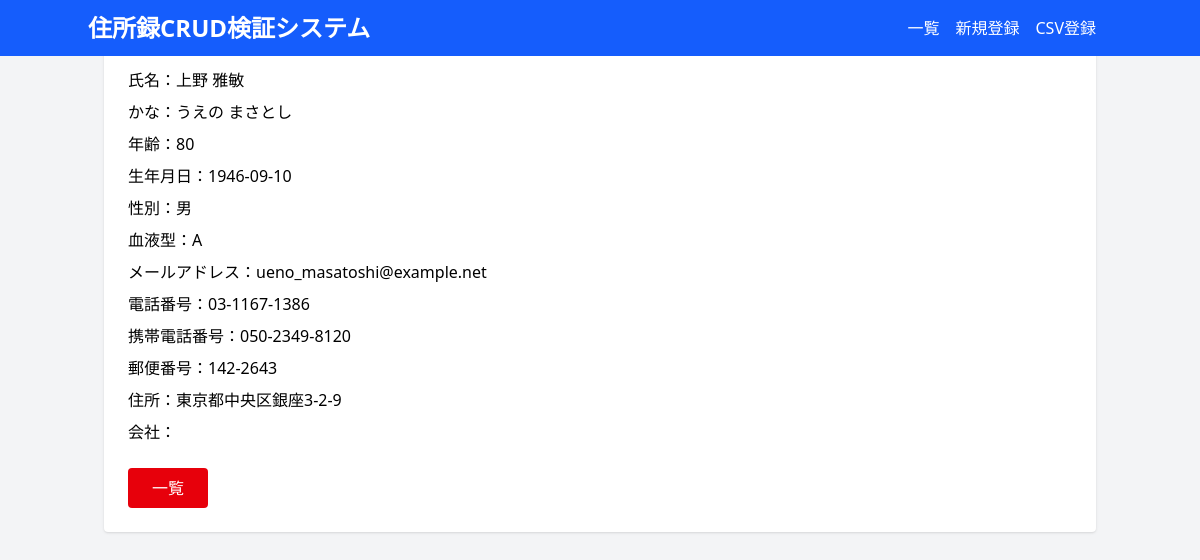
/detail/3, run on the app's committed database.
### tables this page shows
CREATE TABLE addresses(
id INTEGER PRIMARY KEY AUTOINCREMENT,
name TEXT NOT NULL,
kana TEXT NOT NULL,
age INTEGER,
birthday TEXT,
gender TEXT,
blood_type TEXT,
email TEXT,
tel TEXT,
mobile TEXT,
postal_code TEXT,
address TEXT,
company TEXT,
created_at TIMESTAMP DEFAULT CURRENT_TIMESTAMP,
updated_at TIMESTAMP DEFAULT CURRENT_TIMESTAMP
);

### app.py (the view)
@app.route("/detail/<int:id>")
def detail(id):
    conn = get_db()
    cur = conn.cursor()
    cur.execute("""
        SELECT *
        FROM addresses
        WHERE id = ?
    """, (id,))
    record = cur.fetchone()
    conn.close()
    return render_template(
        "detail.html",
        record=record
    )

### app.py (called while the page is built)
def get_db():
    conn = sqlite3.connect(DB_NAME)
    conn.row_factory = sqlite3.Row
    return conn

### templates/detail.html (shortened to what this page needs)
{% extends "base.html" %}
{% block content %}
<div class="bg-white p-6 rounded shadow">
    <h2 class="text-xl font-bold mb-4 text-red-600">削除確認</h2>
    <div class="space-y-2 mb-6">
        <p>氏名：{{ record.name }}</p>
        <p>かな：{{ record.kana }}</p>
        <p>年齢：{{ record.age }}</p>
        <p>生年月日：{{ record.birthday }}</p>
        <p>性別：{{ record.gender }}</p>
        <p>血液型：{{ record.blood_type }}</p>
        <p>メールアドレス：{{ record.email }}</p>
        <p>電話番号：{{ record.tel }}</p>
        <p>携帯電話番号：{{ record.mobile }}</p>
        <p>郵便番号：{{ record.postal_code }}</p>
        <p>住所：{{ record.address }}</p>
        <p>会社：{{ record.company }}</p>
    </div>
    <form method="GET">
        <button class="bg-red-600 text-white px-6 py-2 rounded">一覧</button>
    </form>
</div>
{% endblock %}

### data on the page
addresses: name "上野 雅敏", kana "うえの まさとし", age "80", birthday "1946-09-10", gender "男", blood_type "A", email "ueno_masatoshi@example.net", tel "03-1167-1386", mobile "050-2349-8120", postal_code "142-2643", address "東京都中央区銀座3-2-9"
